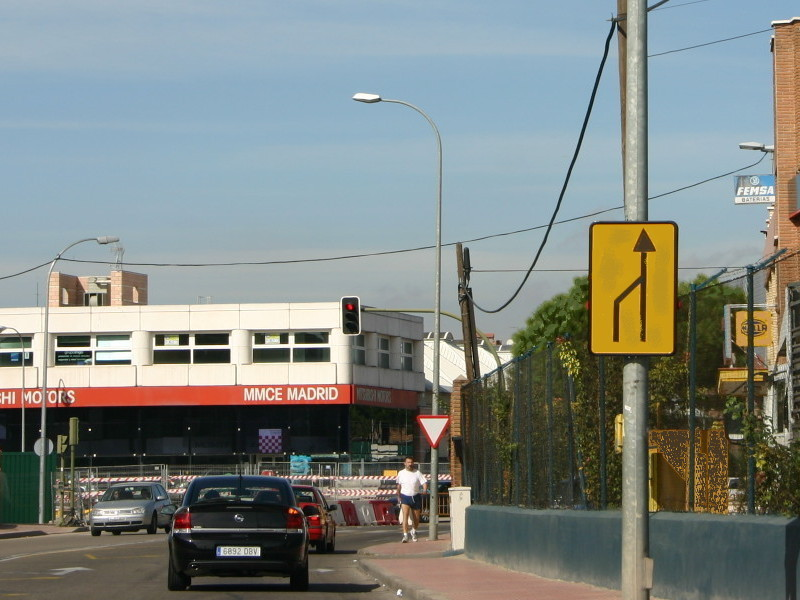
//> input picture Parciales/Exámenes-20170506T152708Z-001/Exámenes/Práctica/Parciales Resueltos/Parcial 2/3.jpg, 800 x 600 px
$ ./main   (built with g++ and OpenCV 4)
//> lines starting //> are read from the running program, lines starting //| are printed output that depends on the picture; after the words box and inside, x2 and y2 are one past the last pixel; in counts of white or black regions, pixels touching at a corner belong together
//> further down, imagen is the input picture: 600 rows x 800 cols, CV_8UC3; mean B, G, R 129.1, 133.3, 126.8
### Parciales/Exámenes-20170506T152708Z-001/Exámenes/Práctica/Parciales Resueltos/Sopa/FuncionesMias.h
#include <iostream>
#include <vector>
#include <iomanip>
#include <opencv2/core/core.hpp>
#include "opencv2/opencv.hpp"
#include "opencv2/highgui/highgui.hpp"
#include "pdi_functions.h"

using namespace cv;
using namespace std;
using namespace pdi;

//Practica 1
void PerfilIntensidades( int event, int x, int y, int, void* var);
Mat Cuantizacion(Mat img, int bits, bool informacion = false );
void BotellaLlena(int event, int x, int y, int, void* var);

//Practica 2
Mat LinealLUT(float a, float c);
Mat AplicarLUT(Mat imagen, Mat lut);
Mat UmbralLUT( int tipo, int p1, int p2, double Smax = 255);
Mat Transformacion3Tramos(Mat &img, Point p1,Point p2,Point p3,Point p4);
Mat LogLUT(int c);
Mat expLUT(float c, float gamma);
Mat Suma(vector<Mat> imgs);
Mat Resta(vector<Mat> imgs, int k, int escalado);
void obtenerROI(int x,int y, int nX, int nY, Mat &ROI);
Mat BitPlane(Mat img, int plane);
float ECM(Mat img, Mat img2);
vector<pair<int,int> > Blister(Mat imagen);
//Mat PersonalLUT(Point p1, Point p2,Point p3,Point p4);
//void MouseLUT( int event, int x, int y, int, void* var);


//Practica 3
Mat kernelPasaBajo(int n, int tipo);
Mat kernelPasaAlto(int n, int tipo);

//Practica 4
Mat PseudoColor(Mat &imagen, vector<int> &color, vector<int> &rango);

//Practica 5
Mat mult_frecuencias(Mat img,Mat filtro);

Mat AltaPotenciaFrec(Mat img, int tipoPAfrec, float fc, int ordenBW ,float A);
Mat EnfasisAltaFrec(Mat img, int tipoPAfrec, float fc, int ordenBW, float a, float b);
Mat FiltroFrecuencialIdeal(Mat img, int tipo, float fc);
Mat FiltroFrecuencialButterworth(Mat img, int tipo, float fc, int orden);
Mat FiltroFrecuencialGaussian(Mat img, int tipo, float fc);
Mat FiltroHomomorfico(Mat img, float gh, float gl, float fc, float c);

//Practica 6
void Add_gaussian_Noise(Mat &src ,double mean,double sigma);
void Add_salt_pepper_Noise(Mat &srcArr, float pa, float pb );
void salPimienta_noise(Mat &src, double a, double b);
void draw_histograma(Mat src, string nombre);
void filtro_media_geometrica(Mat &src, int k_size);
void filtro_media_contraArmonica(Mat &src, float Q, int k_size);
double ECM2(Mat src1, Mat src2);
void filtro_mediana(Mat &src,int k_size);
void filtro_punto_medio(Mat &src, int k_size);
void filtro_mediaAlfa_recortado(Mat &src, int D,int k_size);

//Practica 7
Mat Segmentar(Mat img, int Hmin, int Hmax,int Smin, int Smax);
Mat Roberts(Mat img);
Mat Prewitt(Mat img, int tipo);

Mat DibujarHough(Mat img,double nLineas);
Mat DetectarLineas(Mat img, int tipo);

### Parciales/Exámenes-20170506T152708Z-001/Exámenes/Práctica/Parciales Resueltos/Sopa/FuncionesMias.cpp
#include <iostream>
#include <vector>
#include <iomanip>
#include "FuncionesMias.h"
#include "pdi_functions.h"
#include <opencv2/highgui/highgui.hpp>
#include <opencv2/core/core.hpp>

using namespace cv;

using namespace pdi;

// [1047 lines left out: functions PerfilIntensidades, Cuantizacion, BotellaLlena, LinealLUT, UmbralLUT, Transformacion3Tramos and 29 more, not called in this run]

///******************Practica 7********************

Mat Segmentar(Mat imagen, int Hmin, int Hmax,int Smin, int Smax){
//> called with Hmin = 20, Hmax = 40, Smin = 200, Smax = 255
	//Variables
	Mat mascara = cv::Mat::zeros(imagen.size(),imagen.type());
	vector<Mat> hsv_channels(3);
	Mat imgHSV;
	//Paso de RGB a HSI
	cvtColor(imagen,imgHSV,COLOR_BGR2HSV);
//> imgHSV: 600 rows x 800 cols, CV_8UC3; mean H, S, V 66.9, 68.1, 146.2
	//Divido los canales
	split(imgHSV,hsv_channels);
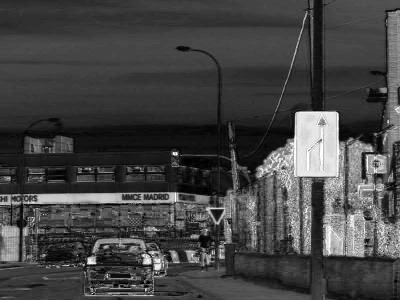
//> hsv_channels[1]: 600 rows x 800 cols, CV_8UC1 (shown at 1/2 size); min 0, max 255, mean 68.1
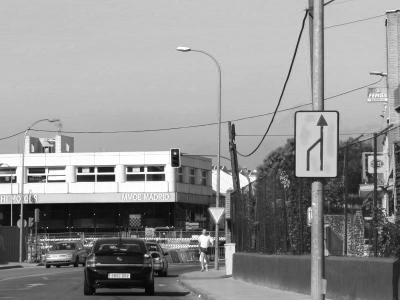
//> hsv_channels[2]: 600 rows x 800 cols, CV_8UC1 (shown at 1/2 size); min 2, max 255, mean 146.2


	///Recorro las componentes H y S, entonces si estos valores est醤 dentro de
	///los minimos y maximos definidos anteriormente a la mascara le coloco 1,
	///sino queda en cero. Entonces en otras palabras, si encuentra el amarillo
	/// a la mascara la dejo en 1, de lo contrario 0.
	for (int i = 0; i<imagen.rows;i++)
		for (int j = 0; j<imagen.cols;j++){
		int H = (int)hsv_channels[0].at<uchar>(i,j);
		int S = (int)hsv_channels[1].at<uchar>(i,j);
		if ((Hmin<H)&&(H<Hmax) && (Smin<S)&&(S<Smax)){
			mascara.at<cv::Vec3b>(i,j)[0]=1; //Blue
			mascara.at<cv::Vec3b>(i,j)[1]=1; //Green
			mascara.at<cv::Vec3b>(i,j)[2]=1; //Red
		}
	}
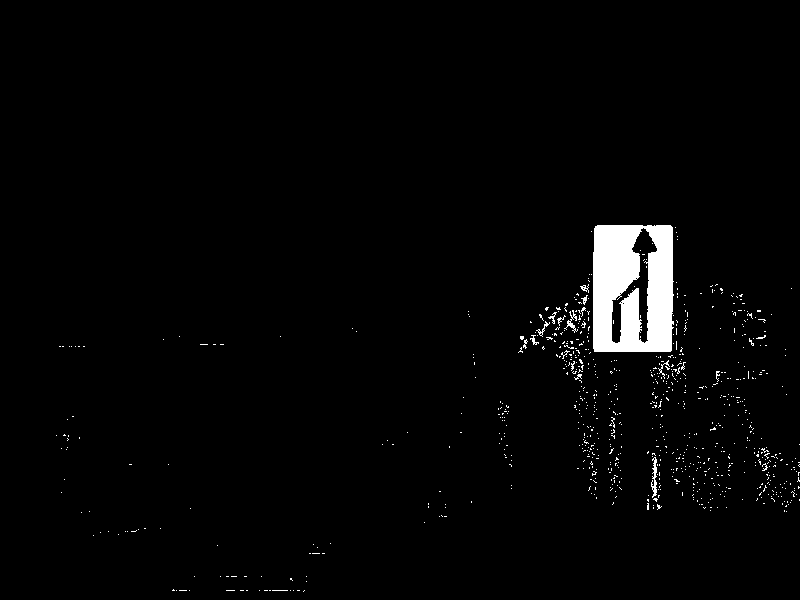
//> mascara: 600 rows x 800 cols, CV_8UC3; values 0 (black) and 1 (white), 2.3% white; 817 white regions (801 under 20 px), largest, box (x1, y1, x2, y2) and area: (593, 225, 674, 352) 8466, (651, 457, 657, 498) 130, (564, 310, 578, 333) 90

	///Multiplico la imagen con la mascara y asi obtengo solo el cartel
	Mat imgSegmentada;
	multiply(imagen,mascara,imgSegmentada); //Multiplico la imagen por la mascara

	return imgSegmentada;
}


// [85 lines left out: functions Roberts, Prewitt, not called in this run]

Mat DibujarHough(Mat img, double nLineas){
	//Canny para detectar los bordes de la imagen
	//cvtColor para cambiar la imagen de escala de grises a BGR y poder mostrar los resultados.
	// nLineas = cantidad minima de lineas a detectar
	Mat dst, cdst;
	Canny(img, dst, 50, 200, 3);
	cvtColor(dst, cdst, CV_GRAY2BGR);


	double	tita = 1,
			ro = CV_PI/180; // = 1
//			nlineas = 50; //cantidad minima de lineas a detectar

	vector<Vec2f> lines;
	HoughLines(dst, lines,tita,ro, nLineas, 0, 0 );

	for ( size_t i = 0; i < lines.size(); i++ ) {
		float rho = lines[i][0], theta = lines[i][1];
		Point pt1, pt2;
		double a = cos(theta), b = sin(theta);
		double x0 = a*rho, y0 = b*rho;
		pt1.x = cvRound(x0 + 1000*(-b));
		pt1.y = cvRound(y0 + 1000*(a));
		pt2.x = cvRound(x0 - 1000*(-b));
		pt2.y = cvRound(y0 - 1000*(a));
		line( cdst, pt1, pt2, Scalar(0,0,255), 3, CV_AA);
	}

	return cdst;
}


Mat DetectarLineas(Mat img, int tipo){

	//Tipo: 0 = Vertical
	//		1 = Horizontal
	//		2 = Diagnoal /
	//		3 = Diagonal \

	Mat Prewitt1;
	Mat kernel = Mat::eye( 3, 3, CV_32FC1 );
	switch(tipo){
	case 0 : //Vertical

		*(((float*) (kernel.data))) = -1;  // [0][0]
		*(((float*) (kernel.data))+1) = 2;  // [0][1]
		*(((float*) (kernel.data))+2) = -1.0;  // [0][2]
		*(((float*) (kernel.data))+3) = -1.0; //[1][0]
		*(((float*) (kernel.data))+4) = 2.0;// [1][1]
		*(((float*) (kernel.data))+5) = -1.0;// [1][2]
		*(((float*) (kernel.data))+6) = -1.0;// [2][0]
		*(((float*) (kernel.data))+7) = 2.0;// [2][1]
		*(((float*) (kernel.data))+8) = -1.0;// [2][2]

		filter2D(img, Prewitt1, -1, kernel);
		break;
	case 1 : //Horizontal


		*(((float*) (kernel.data))) = -1.0;  // [0][0]
		*(((float*) (kernel.data))+1) = -1.0;  // [0][1]
		*(((float*) (kernel.data))+2) = -1.0;  // [0][2]
		*(((float*) (kernel.data))+3) = 2.0; //[1][0]
		*(((float*) (kernel.data))+4) = 2.0;// [1][1]
		*(((float*) (kernel.data))+5) = 2.0;// [1][2]
		*(((float*) (kernel.data))+6) = -1.0;// [2][0]
		*(((float*) (kernel.data))+7) = -1.0;// [2][1]
		*(((float*) (kernel.data))+8) = -1.0;// [2][2]

		filter2D(img, Prewitt1, -1, kernel);
		return Prewitt1;
	case 2 : //Diagonal /


		*(((float*) (kernel.data))) = -1.0;  // [0][0]
		*(((float*) (kernel.data))+1) = -1.0;  // [0][1]
		*(((float*) (kernel.data))+2) = 2.0;  // [0][2]
		*(((float*) (kernel.data))+3) = -1.0; //[1][0]
		*(((float*) (kernel.data))+4) = 2.0;// [1][1]
		*(((float*) (kernel.data))+5) = -1.0;// [1][2]
		*(((float*) (kernel.data))+6) = 2.0;// [2][0]
		*(((float*) (kernel.data))+7) = -1.0;// [2][1]
		*(((float*) (kernel.data))+8) = -1.0;// [2][2]

		filter2D(img, Prewitt1, -1, kernel);
		return Prewitt1;
	case 3 : //Diagonal \


		*(((float*) (kernel.data))) = 2.0;  // [0][0]
		*(((float*) (kernel.data))+1) = -1.0;  // [0][1]
		*(((float*) (kernel.data))+2) = -1.0;  // [0][2]
		*(((float*) (kernel.data))+3) = -1.0; //[1][0]
		*(((float*) (kernel.data))+4) = 2.0;// [1][1]
		*(((float*) (kernel.data))+5) = -1.0;// [1][2]
		*(((float*) (kernel.data))+6) = -1.0;// [2][0]
		*(((float*) (kernel.data))+7) = -1.0;// [2][1]
		*(((float*) (kernel.data))+8) = 2.0;// [2][2]

		filter2D(img, Prewitt1, -1, kernel);
		return Prewitt1;
	}

}

### Parciales/Exámenes-20170506T152708Z-001/Exámenes/Práctica/Parciales Resueltos/Parcial 2/main.cpp
#include <iostream>
#include <vector>
#include <iomanip>
#include <opencv2/core/core.hpp>
#include "opencv2/opencv.hpp"
#include "opencv2/highgui/highgui.hpp"
#include "pdi_functions.h"
#include "FuncionesMias.h"
#include <opencv2/gpu/gpu.hpp>
#include <string>


using namespace cv;
using namespace pdi;
using namespace std;

// [65 lines left out: functions EsquinaSuperiorIzquierda, EsquinaInferiorIzquierda, EsquinaSuperiorDerecha, EsquinaInferiorDerecha, not called in this run]


Mat Recortar(Mat img){

	for(int i = 0; i<img.rows;i++){
		for(int j = 0; j<img.cols;j++){
			int intensidad = (int) img.at<uchar>(i,j);
			if(intensidad != 0){
				Mat Subimagen = img(Rect(j,i,70,130));
				return	Subimagen;
			}
		}
	}
}


vector<int> AcumuladorSuperior(Mat img){
	vector<int> v(img.cols,0);

	for(int i = 0; i<img.cols; i++){
		for(int j = 0; j< (int) img.rows/3;j++){
			int intensidad = (int) img.at<uchar>(j,i) ;
			if(intensidad == 0)
				v[i] +=1;
		}
	}
	return v;
}


vector<int> AcumuladorInferior(Mat img){
	vector<int> v(img.cols,0);
	for(int i = 0; i<img.cols; i++){
		for(int j = img.rows-1; j>(int)(img.rows-img.rows/5); j--){
			int intensidad = (int) img.at<uchar>(j,i) ;
			if(intensidad == 0)
				v[i] +=1;
		}
	}
	return v;
}

int CuentaFlechas(vector<int> v){
	vector<int> n;
	for(int i = 0; i<v.size(); i++){
		int j = i;
		while(i != v.size() && v[i] !=0)
			i = ++i;
		if( i-j != 0)
			n.push_back(1);

	}
	return n.size();
	}


int main(int argc, char** argv) {


	///cargo la imagen
	Mat imagen = imread("3.jpg");
	imshow("Imagen",imagen);


	int Hmin = 20,
		Hmax = 40,
		Smin = 200,
		Smax = 255;

	Mat cartelAmarillo = Segmentar(imagen,Hmin,Hmax,Smin,Smax);
//	imshow("Cartel Amarillo",cartelAmarillo);


	///Convierto la imagen a escala de grises para luego Binarizar
	Mat cartelGris;
	cvtColor(cartelAmarillo,cartelGris,COLOR_BGR2GRAY);
//	imshow("Cartel escala Gris",cartelGris);

	///Binarizo la imagen
	Mat cartelBinarizado;
	threshold(cartelGris,cartelBinarizado,10,255,CV_THRESH_BINARY); //Hago 0 valores menores a 10
//	imshow("Cartel Binarizado",cartelBinarizado);


	Mat cartel = cartelBinarizado.clone(); //A partir de ahora trabajo con esta variable nomas

	///Defino un elemento estreucturante para trabajar con las operaciones morfologicas
	Mat ee = getStructuringElement(MORPH_RECT,Size(4,4)); //Defino el EE rectangular

	///Aplico Apertura para poder limpiar afuera del cartel
	morphologyEx(cartel,cartel,MORPH_OPEN,ee);
	///Aplico una Dilatacion. (encojo las flechas)
	morphologyEx(cartel,cartel,MORPH_DILATE,ee);
//> cartel: 600 rows x 800 cols, CV_8UC1; 2% white; 1 white region, box (x1, y1, x2, y2) and area: (593, 225, 676, 355) 9703
//	imshow("Apertura+Dilatacion",cartel);


	///Extraigo el cartel
	cartel =  Recortar(cartel);
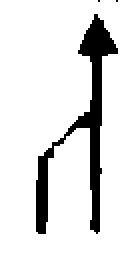
//> cartel: 130 rows x 70 cols, CV_8UC1 (shown 2 times larger); 88.9% white; 3 black regions (2 under 20 px), largest, box (x1, y1, x2, y2) and area: (18, 7, 59, 117) 1006
	imshow("Recortado",cartel);


	///Acumulador
	vector<int> vs = AcumuladorSuperior(cartel);
//> after the loop in AcumuladorSuperior, `for(int i = 0; i<img.cols; i++)`: v = 70 values, max 36 at index 47, min 0 at index 0, mean 4.64
//> vs has the same summary as v in AcumuladorSuperior
	vector<int> vi = AcumuladorInferior(cartel);
//> after the loop in AcumuladorInferior, `for(int i = 0; i<img.cols; i++)`: v = 70 values, max 12 at index 19, min 0 at index 0, mean 1.63
//> vi has the same summary as v in AcumuladorInferior


	cout<< "\nSUPERIOR"<<endl;
	for(int i = 0 ; i< vs.size(); i++)
		cout<< vs[i]<<" ";
//> this loop made 70 passes
//| 0 0 0 0 0
//> (output is shown up to pass 5 of 70)
	cout<<"\nINFERIOR"<<endl;
	for(int i = 0 ; i< vi.size(); i++)
		cout<< vi[i]<<" ";


	///Para detectar las lineas a 45
	cartel = DetectarLineas(cartel,3);
//> in DetectarLineas, `filter2D(img, Prewitt1, -1, kernel);`: kernel = [[2, -1, -1], [-1, 2, -1], [-1, -1, 2]]
	imshow("Lineas",cartel);

	cartel = DibujarHough(cartel,8);
//> in DibujarHough, `Canny(img, dst, 50, 200, 3);`:
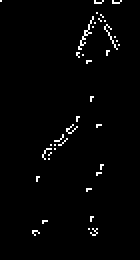
//> dst: 130 rows x 70 cols, CV_8UC1 (shown 2 times larger); 1.8% white in thin lines or dots, all inside (x1, y1, x2, y2) = (0, 0, 61, 118)
//> in DibujarHough, `HoughLines(dst, lines,tita,ro, nLineas, 0, 0 );`: lines = 113 lines (rho, theta), first 12: [46, 0.33], [45, 0.31], [45, 0.4], [45, 0.44], [45, 0.47], [66, 0.66], [69, 0.79], [46, 0.3], [45, 0.28], [44, 0.21], [46, 0.23], [59, 0.51]
//> the loop in DibujarHough, `for ( size_t i = 0; i < lines.size(); i++ )` made 113 passes
//> (rho, theta, a, b, x0, y0) on passes 1 to 8: (46, 0.332, 0.946, 0.326, 43.49, 14.98), (45, 0.314, 0.951, 0.309, 42.8, 13.91), (45, 0.401, 0.921, 0.391, 41.42, 17.58), (45, 0.436, 0.906, 0.423, 40.78, 19.02), (45, 0.471, 0.891, 0.454, 40.1, 20.43), (66, 0.663, 0.788, 0.616, 52.01, 40.63), (69, 0.785, 0.707, 0.707, 48.79, 48.79), (46, 0.297, 0.956, 0.292, 43.99, 13.45)
//> after the loop in DibujarHough, `for ( size_t i = 0; i < lines.size(); i++ )`:
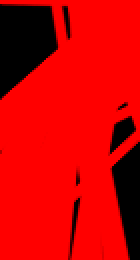
//> cdst: 130 rows x 70 cols, CV_8UC3 (shown 2 times larger); mean B, G, R 0, 0, 205.8
	cartel = DetectarLineas(cartel,3);
	imshow("Hough",cartel);

	///Aplico una Dilatacion. (encojo las flechas)
	morphologyEx(cartel,cartel,MORPH_DILATE,ee);
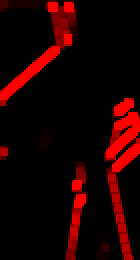
//> cartel: 130 rows x 70 cols, CV_8UC3 (shown 2 times larger); mean B, G, R 0, 0, 30.2

	///Respuesta:
	cout<<"\nReduccion de calzada de " <<CuentaFlechas(vi)<<" a "<<CuentaFlechas(vs);
//> the loop in CuentaFlechas, `for(int i = 0; i<v.size(); i++)` made 59 passes
//> i on passes 1 to 8: 0, 1, 2, 3, 4, 5, 6, 7
//> the loop in CuentaFlechas (call 2), `for(int i = 0; i<v.size(); i++)` made 50 passes
//| Reduccion de calzada de 2 a 1


	///Invierto para poner las lineas blancas
	//	Mat lut = LinealLUT(-1,255);
	//	cartel = AplicarLUT(cartel,lut);
	//	imshow("Invertido",cartel);


//	cout<< v.size();
//	cout<< "S I"<<EsquinaSuperiorIzquierda(cartel)<<endl ;
//	cout<< "S D"<<EsquinaSuperiorDerecha(cartel)<<endl ;
//	cout<< "I I"<<EsquinaInferiorIzquierda(cartel)<<endl ;
//	cout<< "I D"<<EsquinaInferiorDerecha(cartel)<<endl ;
//


	waitKey();


	return 0;
}
